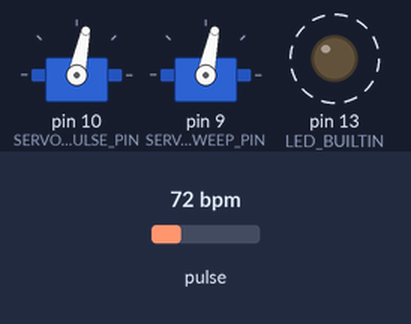
Bench run of a sketch on a simulated Arduino Uno, built with avr-gcc and run on an emulated ATmega328P. Shown: 2 × servo, output pins drawn as LEDs (lit = HIGH). Dashed ring = blinking. Inputs (shaded band) come from the test bench; at power-on: pulse 72 bpm. What the sketch prints to the serial monitor is not drawn.

Above: at 1.2 s.
1.3 s: pulse set to 42 bpm
At 2.3 s:
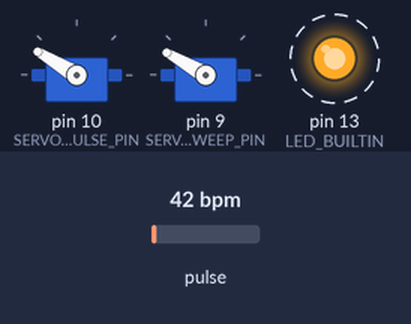
4.3 s: pulse set to 70 bpm
At 4.75 s:
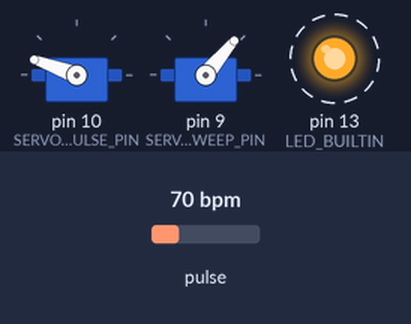
7.3 s: pulse set to 100 bpm
At 7.82 s:
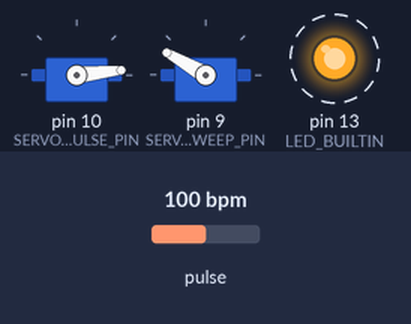
10.3 s: pulse set to 130 bpm
13.3 s: pulse set to 158 bpm
16.3 s: pulse set to 49 bpm
At 16.72 s:
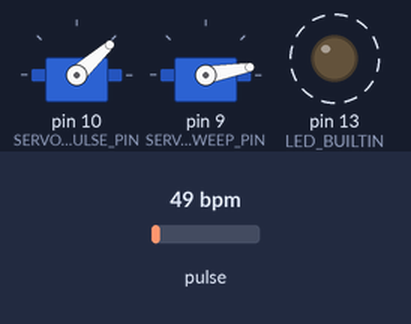
Timing chart, 0 to 23.2 s (numbered marks = the images above; inputs shaded):
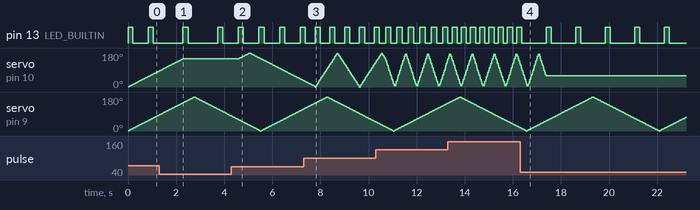

The sketch:

cybtrp.ino
```cpp
#include <PulseSensorPlayground.h>
#include <Servo.h>

/* ---------- Pins and Parameters ---------- */
const byte  PULSE_PIN       = A0;   // PulseSensor purple wire → A0
const byte  SERVO_PULSE_PIN = 10;  // Servo driven by heart rate
const byte  SERVO_SWEEP_PIN = 9;   // Regular sweeping servo
const byte  LED_PIN         = LED_BUILTIN;
int   Threshold             = 550;  // Adjust based on actual signal quality

/* ---------- Library Objects ---------- */
PulseSensorPlayground pulseSensor;
Servo servoPulse;   // D10: Servo driven by pulse
Servo servoSweep;   // D9: Regular sweeping servo

/* ---------- Heart Rate Servo Variables ---------- */
int bpm      = 0;
int step     = 1;
int posPulse = 0;
bool fwdPulse = true;

/* ---------- Regular Servo Variables ---------- */
int posSweep = 0;
bool fwdSweep = true;

/* ---------- BPM to Step Mapping ---------- */
int stepFromBPM(int bpmVal) {
  if (bpmVal <= 50)        return 0;
  else if (bpmVal <= 75)   return 1;
  else if (bpmVal <= 90)   return 2;
  else if (bpmVal <= 105)  return 3;
  else if (bpmVal <= 120)  return 4;
  else                     return 6;   // 121+
}

/* ---------- Initialization ---------- */
void setup() {
  Serial.begin(115200);

  pulseSensor.analogInput(PULSE_PIN);
  pulseSensor.blinkOnPulse(LED_PIN);
  pulseSensor.setThreshold(Threshold);
  pulseSensor.begin();

  servoPulse.attach(SERVO_PULSE_PIN);
  servoPulse.write(posPulse);

  servoSweep.attach(SERVO_SWEEP_PIN);
  servoSweep.write(posSweep);

  Serial.println("Dual‑Servo Pulse & Sweep demo ready");
}

/* ---------- Main Loop ---------- */
void loop() {

  /* — 1. Detect new heartbeat and update step size — */
  if (pulseSensor.sawStartOfBeat()) {
    bpm  = pulseSensor.getBeatsPerMinute();
    step = stepFromBPM(bpm);

    Serial.print("♥  BPM = ");
    Serial.print(bpm);
    Serial.print("  →  step = ");
    Serial.println(step);
  }

  /* — 2. Update heart rate-driven servo position — */
  if (fwdPulse) {
    posPulse += step;
    if (posPulse >= 180) {
      posPulse = 180;
      fwdPulse = false;
    }
  } else {
    posPulse -= step;
    if (posPulse <= 0) {
      posPulse = 0;
      fwdPulse = true;
    }
  }
  servoPulse.write(posPulse);

  /* — 3. Update regular sweeping servo position — */
  if (fwdSweep) {
    posSweep += 1;
    if (posSweep >= 180) {
      posSweep = 180;
      fwdSweep = false;
    }
  } else {
    posSweep -= 1;
    if (posSweep <= 0) {
      posSweep = 0;
      fwdSweep = true;
    }
  }
  servoSweep.write(posSweep);

  /* — 4. Shared delay — */
  delay(15);   // Shared timing for both servos
}
```

Measured:
- after the input at 1.3 s, pin 13 (LED_BUILTIN): alternates HIGH for 0.22 s and LOW for 1.2 s, starting after 0.99 s; servo on pin 10 (SERVO_PULSE_PIN): goes on until 2.3 s, then stays 149°
- after the input at 4.3 s, pin 13 (LED_BUILTIN): alternates HIGH for 0.22 s and LOW for 0.64 s, starting after 0.29 s; servo on pin 10 (SERVO_PULSE_PIN): rises from 149° to 180° in 0.46 s, then falls to 34° in 2.2 s
- after the input at 7.3 s, pin 13 (LED_BUILTIN): alternates HIGH for 0.22 s and LOW for 0.40 s, starting after 0.48 s
- after the input at 16.3 s, pin 13 (LED_BUILTIN): alternates HIGH for 0.22 s and LOW for 1.0 s, starting after 1.1 s
- by itself, pin 13 (LED_BUILTIN): alternates HIGH for 0.21 s and LOW for 0.64 s
